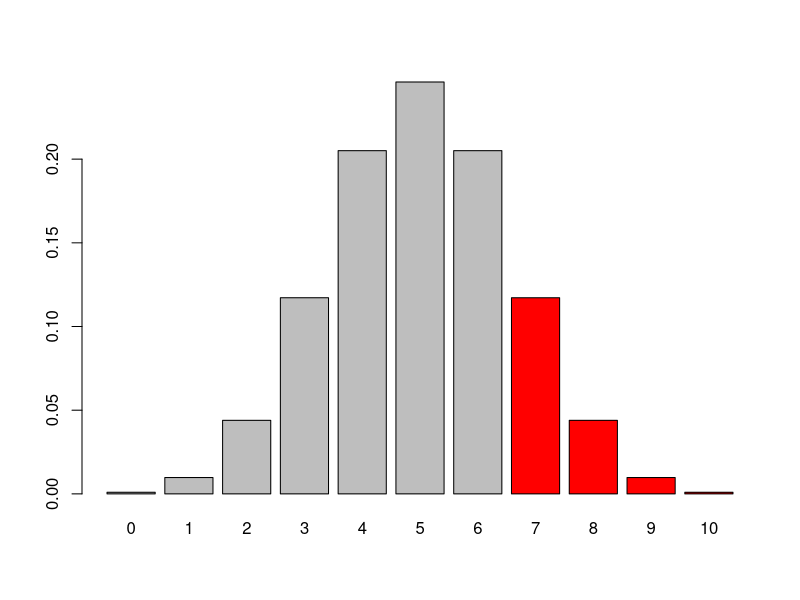
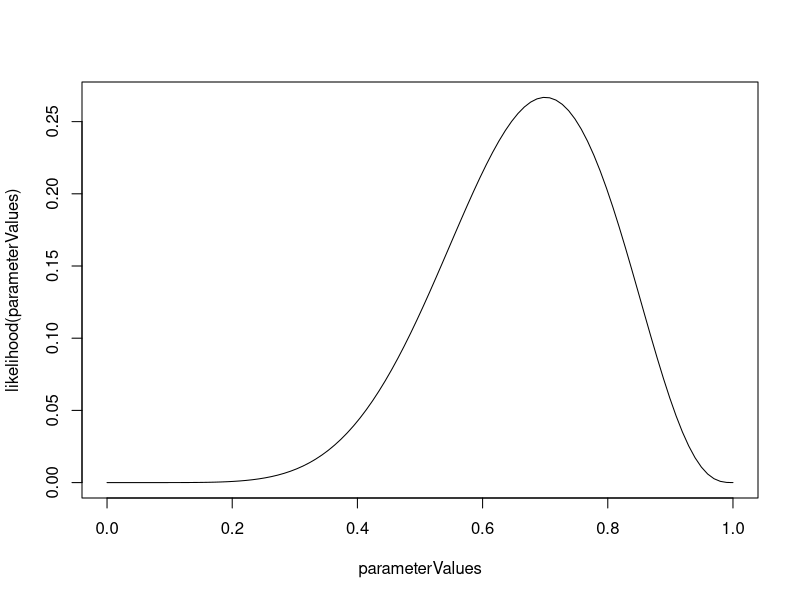
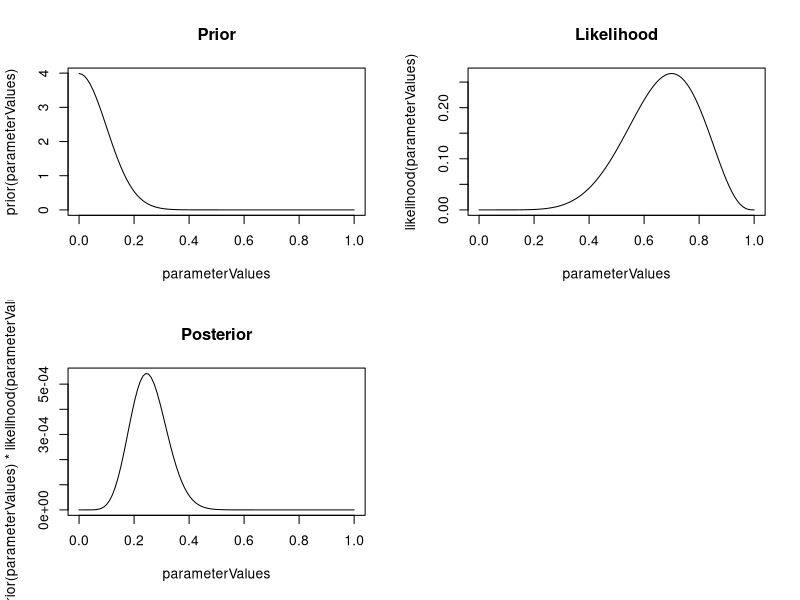

These figures' R source, in order:
# extended commented version of this example at
# https://github.com/florianhartig/LearningBayes/blob/master/CommentedCode/01-Principles/InferenceMethods.md

# Assume we flipped a coin 10 times, and want to find out if
# it is biased - what can we learn about the probability to
# obtain heads with this coin?

trials = 10
success = 7

# For all three statistical methods, we use the same statistical model
# which is the binomial model. The probability density is available in R
# throught he function dbinom - dbinom(6,10,0.9) gives you the probability
# density of obtaining 6/10 heads when the true probability of heads is 0.9
dbinom(6,10, 0.5)

# We will now use this model to calculate the three classical inferential
# outputps of statistics - tests, MLE and Bayes

########### NHST #####################

# assume the coin is random (0.5), p-value is p >= observed
barplot(dbinom(0:10,10, 0.5), names.arg = 0:10, col = c(rep("grey", 7), rep("red", 4)))

# have to do 6 because R's diosyncrasies with lower.tail
pbinom(6,10,0.5, lower.tail = F)

binom.test(7,10,alternative = "greater")

############ MLE ######################

likelihood = function(x) dbinom(7,10, x)
parameterValues = seq(0,1,length.out = 100)

# assume data is fixed, true probability unknown
plot(parameterValues, likelihood(parameterValues), type = "l")

############# Bayes ##################

# posterior

prior = function(x) dnorm(x, mean = 0, sd = 0.1)

par(mfrow = c(2,2))

plot(parameterValues, prior(parameterValues), type = "l", main = "Prior")

plot(parameterValues, likelihood(parameterValues), type = "l", main = "Likelihood")


plot(parameterValues, prior(parameterValues) * likelihood(parameterValues), type = "l", main = "Posterior")
